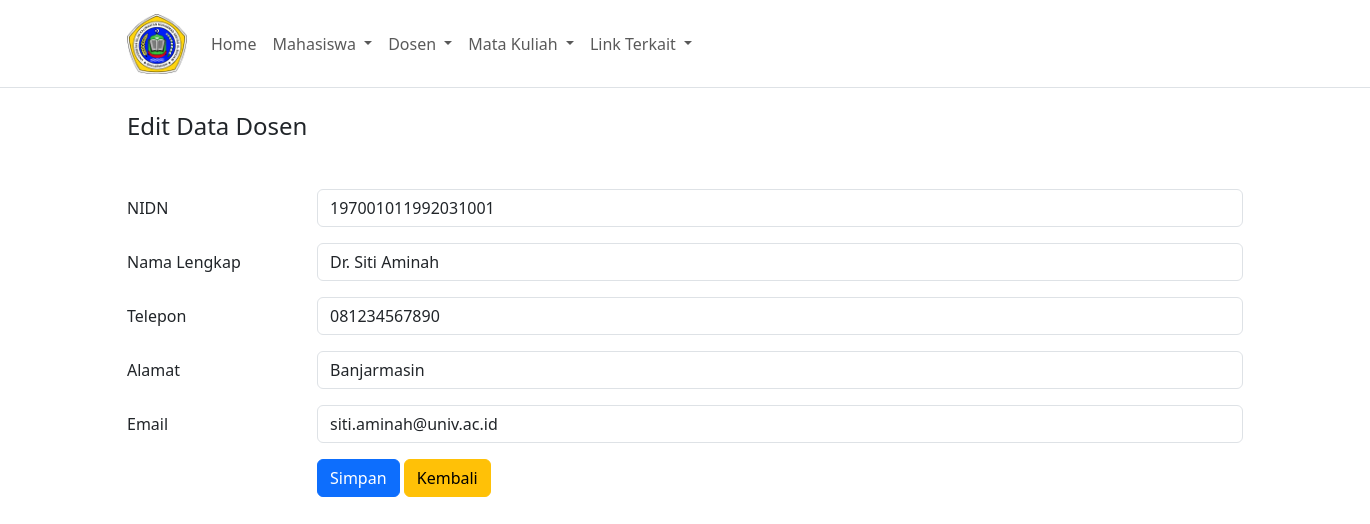
/?page=dosenEdit&id=1, run on the app's committed database.
### tables this page shows
CREATE TABLE `dosen` (
  `id` int(11) NOT NULL,
  `nidn` varchar(18) NOT NULL,
  `nama` varchar(200) NOT NULL,
  `telepon` varchar(15) NOT NULL,
  `email` varchar(100) NOT NULL,
  `alamat` varchar(200) NOT NULL
);

### dosen/edit.php (the view, shortened to what this page needs)
<?php
include 'connection.php';
$id = $_GET['id'];
$query = mysqli_query($con, "SELECT * FROM dosen WHERE id = $id");
$data = mysqli_fetch_array($query);
?>
<h4 class="mb-5">Edit Data Dosen</h4>
<form action="" method="post">
    <div class="mb-3 row">
        <label for="nidn" class="col-sm-2 col-form-label">NIDN</label>
        <div class="col-sm-10">
            <input type="text" name="nidn" class="form-control" placeholder="Masukan NIDN..."
                value="<?= $data['nidn']; ?>">
        </div>
    </div>
    <div class="mb-3 row">
        <label for="nama" class="col-sm-2 col-form-label">Nama Lengkap</label>
        <div class="col-sm-10">
            <input type="text" name="nama" class="form-control" placeholder="Masukan nama lengkap..."
                value="<?= $data['nama']; ?>">
        </div>
    </div>
    <div class="mb-3 row">
        <label for="telepon" class="col-sm-2 col-form-label">Telepon</label>
        <div class="col-sm-10">
            <input type="text" name="telepon" class="form-control" placeholder="Masukan telepon..."
                value="<?= $data['telepon']; ?>">
        </div>
    </div>
    <div class="mb-3 row">
        <label for="alamat" class="col-sm-2 col-form-label">Alamat</label>
        <div class="col-sm-10">
            <input type="text" name="alamat" class="form-control" placeholder="Masukan alamat ..."
                value="<?= $data['alamat'] ?>">
        </div>
    </div>
    <div class="mb-3 row">
        <label for="email" class="col-sm-2 col-form-label">Email</label>
        <div class="col-sm-10">
            <input type="text" name="email" class="form-control" placeholder="Masukan email..."
                value="<?= $data['email'] ?>">
        </div>
    </div>
    <div class="row">
        <div class="offset-md-2">
            <input type="submit" name="submit" value="Simpan" class="btn btn-primary">
            <a href="?page=dosen" class="btn btn-warning">Kembali</a>
        </div>
    </div>
</form>

### data on the page
dosen: nidn "197001011992031001", nama "Dr. Siti Aminah", telepon "081234567890", alamat "Banjarmasin", email "siti.aminah@univ.ac.id"
